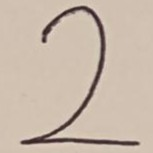
#> input picture raw_handwriting/01_digit_2.jpg, 153 x 153 px; its folder holds only this picture in this run
$ python preprocess_handwriting.py
#> lines starting #> are read from the running program, lines starting #| are printed output that depends on the picture; after the words box and inside, x2 and y2 are one past the last pixel; in counts of white or black regions, pixels touching at a corner belong together
from pathlib import Path

from PIL import Image, ImageOps
import numpy as np

BASE_DIR = Path(__file__).resolve().parent.parent
INPUT_DIR = BASE_DIR / "raw_handwriting"
OUTPUT_DIR = BASE_DIR / "handwritten_digits"

OUTPUT_DIR.mkdir(parents=True, exist_ok=True)

IMAGE_EXTENSIONS = {".jpg", ".jpeg", ".png", ".bmp"}


def convert_image(image_path):
    # 1. Görüntüyü gri tonlamaya dönüştür.
    image = Image.open(image_path).convert("L")
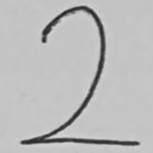
#> image: PIL image 153x153 L; min 35, max 215, mean 187.7

    # 2. Kenarlardan arka plan parlaklığını tahmin et.
    pixels = np.array(image)
    border = np.concatenate([
        pixels[0, :],
        pixels[-1, :],
        pixels[:, 0],
        pixels[:, -1],
    ])
#> border = 612 values, max 200 at index 85, min 190 at index 229, mean 196.1
    background_level = np.median(border)
#> background_level = 196

    # 3. Arka planı siyah, rakamı beyaz yap.
    if background_level > 127:
        image = ImageOps.invert(image)
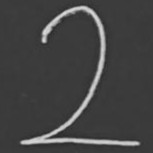
#> image: PIL image 153x153 L; min 40, max 220, mean 67.3

    # 4. Rakamı beyaz, arka planı siyah yap.
    image = image.point(lambda p: 255 if p > 100 else 0)
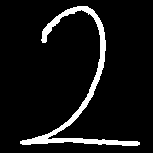
#> image: PIL image 153x153 L; 7.6% white; 1 white region, box (x1, y1, x2, y2) and area: (20, 6, 140, 146) 1770

    # 5. Rakamın çevresindeki boşlukları kırp.
    bbox = image.getbbox()
#> bbox = (20, 6, 140, 146)

    if bbox is None:
        raise ValueError("Görüntüde rakam bulunamadı.")

    digit = image.crop(bbox)
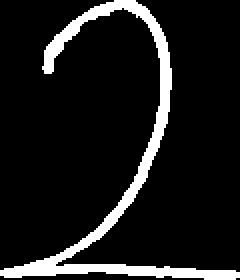
#> digit: PIL image 120x140 L (shown 2 times larger); 10.5% white; 1 white region, box (x1, y1, x2, y2) and area: (0, 0, 120, 140) 1770

    # 6. En-boy oranını koruyarak 20x20 alana sığdır.
    digit.thumbnail((20, 20), Image.Resampling.LANCZOS)
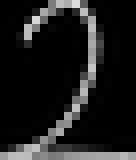
#> digit: PIL image 17x20 L (shown 8 times larger); min 0, max 219, mean 29.3

    # 7. Siyah 28x28 tuvalin ortasına yerleştir.
    canvas = Image.new("L", (28, 28), 0)
#> canvas: PIL image 28x28 L; every value is 0

    x = (28 - digit.width) // 2
#> x = 5
    y = (28 - digit.height) // 2
#> y = 4
    canvas.paste(digit, (x, y))
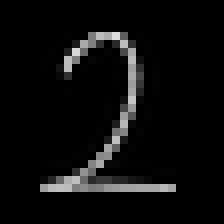
#> canvas: PIL image 28x28 L (shown 8 times larger); min 0, max 219, mean 12.7

    # 8. İşlenmiş görüntüyü kaydet.
    output_path = OUTPUT_DIR / f"{image_path.stem}.png"
    canvas.save(output_path)

    print(
        f"{image_path.name} -> {output_path.name} | "
        f"Boyut: {canvas.width}x{canvas.height} | "
        "Gri tonlama: L"
    )
#| 01_digit_2.jpg -> 01_digit_2.png | Boyut: 28x28 | Gri tonlama: L

    return canvas


def main():
    if not INPUT_DIR.exists():
        raise FileNotFoundError(
            f"Orijinal fotoğraf klasörü bulunamadı: {INPUT_DIR}"
        )

    images = sorted(
        path for path in INPUT_DIR.iterdir()
        if path.suffix.lower() in IMAGE_EXTENSIONS
    )

    if not images:
        print("raw_handwriting klasöründe fotoğraf bulunamadı.")
        return

    for path in images:
        try:
            convert_image(path)
        except (ValueError, OSError) as error:
            print(f"Hata ({path.name}): {error}")

    print("\nGörüntü hazırlama tamamlandı.")


if __name__ == "__main__":
    main()

$ run again, on raw_handwriting/05-digit_9.jpg
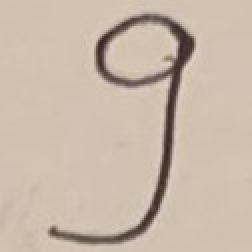
#> input picture raw_handwriting/05-digit_9.jpg, 126 x 126 px (shown 2 times larger)
#> border = 504 values, max 200 at index 64, min 184 at index 363, mean 196.1
#> background_level = 196
#> in convert_image, `image = image.point(lambda p: 255 if p > 100 else 0)`:
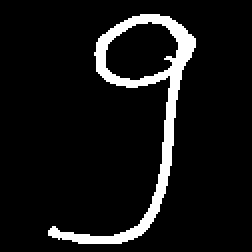
#> image: PIL image 126x126 L (shown 2 times larger); 8% white; 1 white region, box (x1, y1, x2, y2) and area: (24, 7, 98, 122) 1265
#> bbox = (24, 7, 98, 122)
#> digit: PIL image 74x115 L; 14.9% white; 1 white region, box (x1, y1, x2, y2) and area: (0, 0, 74, 115) 1265
#> in convert_image, `canvas.paste(digit, (x, y))`:
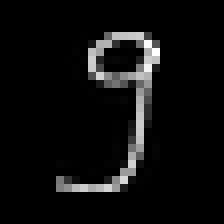
#> canvas: PIL image 28x28 L (shown 8 times larger); min 0, max 255, mean 13.6
#| 05-digit_9.jpg -> 05-digit_9.png | Boyut: 28x28 | Gri tonlama: L

$ run again, on raw_handwriting/06-digit_7.jpg
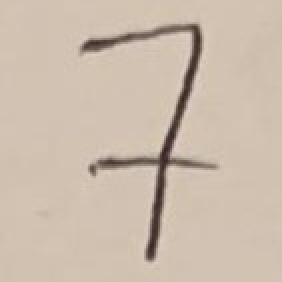
#> input picture raw_handwriting/06-digit_7.jpg, 141 x 141 px (shown 2 times larger)
#> border = 564 values, max 199 at index 32, min 193 at index 401, mean 196.6
#> background_level = 197
#> in convert_image, `image = image.point(lambda p: 255 if p > 100 else 0)`:
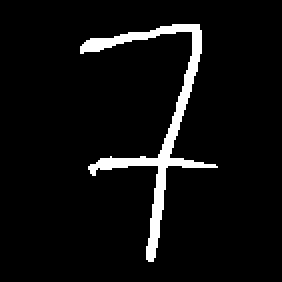
#> image: PIL image 141x141 L (shown 2 times larger); 5.6% white; 1 white region, box (x1, y1, x2, y2) and area: (40, 12, 109, 131) 1108
#> bbox = (40, 12, 109, 131)
#> digit: PIL image 69x119 L; 13.5% white; 1 white region, box (x1, y1, x2, y2) and area: (0, 0, 69, 119) 1108
#> in convert_image, `canvas.paste(digit, (x, y))`:
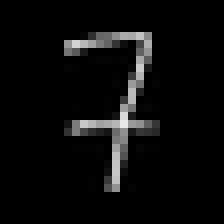
#> canvas: PIL image 28x28 L (shown 8 times larger); min 0, max 231, mean 11.6
#| 06-digit_7.jpg -> 06-digit_7.png | Boyut: 28x28 | Gri tonlama: L

$ run again, on raw_handwriting/07-digit_0.jpg
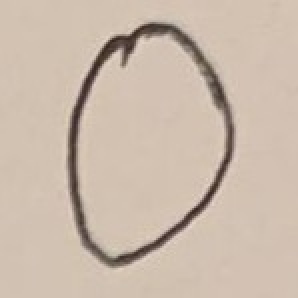
#> input picture raw_handwriting/07-digit_0.jpg, 149 x 149 px (shown 2 times larger)
#> border = 596 values, max 200 at index 141, min 192 at index 491, mean 196.8
#> background_level = 197
#> in convert_image, `image = image.point(lambda p: 255 if p > 100 else 0)`:
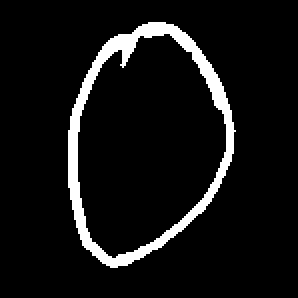
#> image: PIL image 149x149 L (shown 2 times larger); 7.3% white; 1 white region, box (x1, y1, x2, y2) and area: (34, 11, 118, 134) 1631
#> bbox = (34, 11, 118, 134)
#> digit: PIL image 84x123 L; 15.8% white; 1 white region, box (x1, y1, x2, y2) and area: (0, 0, 84, 123) 1631
#> in convert_image, `canvas.paste(digit, (x, y))`:
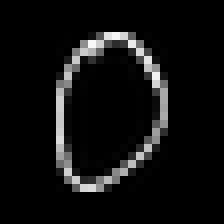
#> canvas: PIL image 28x28 L (shown 8 times larger); min 0, max 248, mean 15.5
#| 07-digit_0.jpg -> 07-digit_0.png | Boyut: 28x28 | Gri tonlama: L
